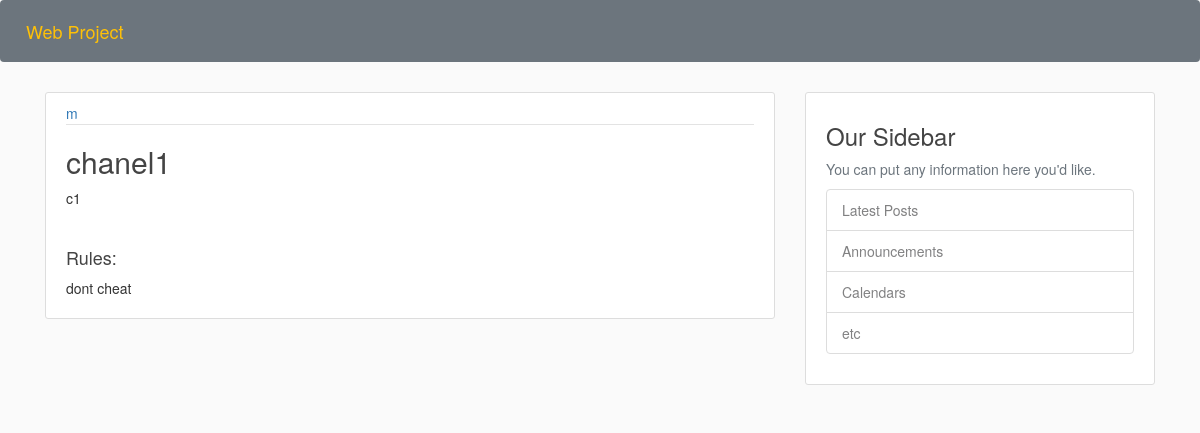
/channels/9/Channeldetail, run on the app's committed database.
### blog/models.py (models this page shows)
class Chanel(models.Model):
    title = models.CharField(max_length=200)
    description = models.TextField()
    rules = models.TextField()
    admin = models.ForeignKey(User, on_delete=models.CASCADE, related_name='%(class)s_admin')
    authors = models.ManyToManyField(User, related_name='%(class)s_authors')
    followers = models.ManyToManyField(User, related_name='%(class)s_followers')

### blog/views.py (the view)
# urls.py: path('channels/<int:id>/Channeldetail', views.channel_detail, name='channel_detail'),
def channel_detail(request, id):
    c= Chanel.objects.filter(id = id)
    print("cccccccccccccccccccccccccccc",c)
    return render(request, 'blog/channel_detail.html', {'c':c[0]})

### blog/templates/blog/channel_detail.html
{% extends "blog/base.html" %}
{% block content %}
        <article class="media content-section">
          <div class="media-body">
            <div class="article-metadata">
              <a class="mr-2" href="#">{{ c.admin }}</a>
            </div>
            <h2><a class="article-title">{{ c.title }}</a></h2>
                          <p class="article-content">{{ c.description }}</p>
           <br><h4>Rules:</h4> <p class="article-content">{{ c.rules }}</p>
          </div>
        </article>
{% endblock content %}

### blog/static/blog/main.css (style rules this page uses)
body { background: #fafafa; color: #333333; }
h1, h2, h3, h4, h5, h6 { color: #444444; }
.content-section { background: #ffffff; padding: 10px 20px; border: 1px solid #dddddd; border-radius: 3px; margin-bottom: 20px; }
.article-title { color: #444444; }
.article-content { white-space: pre-line; }
.article-metadata { padding-bottom: 1px; margin-bottom: 4px; border-bottom: 1px solid #e3e3e3 }

### data on the page
Chanel: admin "m", title "chanel1", description "c1", rules "dont cheat"
